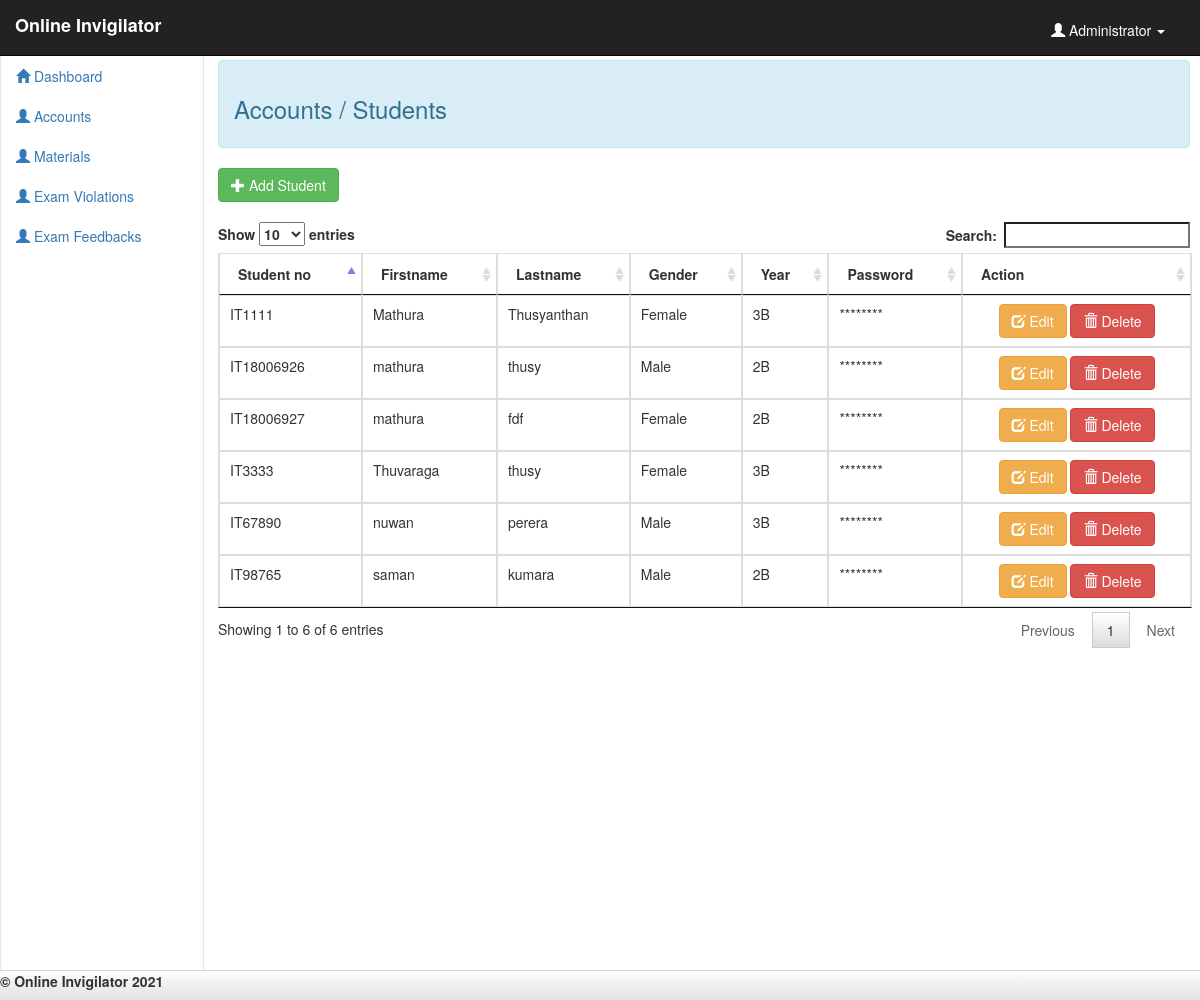
/admin/student.php (signed in), run on the app's committed database.
### tables this page shows
CREATE TABLE `user` (
  `user_id` int(11) NOT NULL,
  `firstname` varchar(50) NOT NULL,
  `lastname` varchar(50) NOT NULL,
  `username` varchar(20) NOT NULL,
  `password` varchar(50) NOT NULL,
  `status` varchar(20) NOT NULL
);

CREATE TABLE `student` (
  `stud_id` int(11) NOT NULL,
  `stud_no` int(10) NOT NULL,
  `firstname` varchar(50) NOT NULL,
  `lastname` varchar(50) NOT NULL,
  `gender` varchar(10) NOT NULL,
  `yr&sec` varchar(5) NOT NULL,
  `password` text NOT NULL
);

### admin/student.php (the view, shortened to what this page needs)
<!DOCTYPE html>
<?php
	require_once 'conn.php'
?>
<html lang = "en">
	<head>
		<link rel = "stylesheet" type = "text/css" href = "css/bootstrap.css" />
		<link rel = "stylesheet" type = "text/css" href = "css/jquery.dataTables.css" />
		<link rel = "stylesheet" type = "text/css" href = "css/style.css" />
	</head>
<body>
	<nav class="navbar navbar-default navbar-fixed-top navbar-inverse">
		<div class="container-fluid">
			<label class="navbar-brand">Online Invigilator</label>
			<?php
				$query = mysqli_query($conn, "SELECT * FROM `user` WHERE `user_id` = '$_SESSION[user]'") or die(mysqli_error());
				$fetch = mysqli_fetch_array($query);
			?>
			<ul class = "nav navbar-right">
				<li class = "dropdown">
					<a class = "user dropdown-toggle" data-toggle = "dropdown" href = "#">
						<span class = "glyphicon glyphicon-user"></span>
						<?php
							echo $fetch['firstname']." ".$fetch['lastname'];
						?>
						<b class = "caret"></b>
					</a>
				</li>
			</ul>
		</div>
	</nav>
	<?php include 'sidebar.php'?>
	<div id = "content">
		<br /><br /><br />
		<div class="alert alert-info"><h3>Accounts / Students</h3></div>
		<button class="btn btn-success" data-toggle="modal" data-target="#form_modal"><span class="glyphicon glyphicon-plus"></span> Add Student</button>
		<br /><br />
		<table id = "table" class="table table-bordered">
			<thead>
				<tr>
					<th>Student no</th>
					<th>Firstname</th>
					<th>Lastname</th>
					<th>Gender</th>
					<th>Year</th>
					<th>Password</th>
					<th>Action</th>
				</tr>
			</thead>
			<tbody>
				<?php
					$query = mysqli_query($conn, "SELECT * FROM `student`") or die(mysqli_error());
					while($fetch = mysqli_fetch_array($query)){
				?>
					<tr class="del_student<?php echo $fetch['stud_id']?>">
						<td>IT<?php echo $fetch['stud_no']?></td>
						<td><?php echo $fetch['firstname']?></td>
						<td><?php echo $fetch['lastname']?></td>
						<td><?php echo $fetch['gender']?></td>
						<td><?php echo $fetch['yr&sec']?></td>
						<td>********</td>
						<td><center><button class="btn btn-warning" data-toggle="modal" data-target="#edit_modal<?php echo $fetch['stud_id']?>"><span class="glyphicon glyphicon-edit"></span> Edit</button>
						<button class="btn btn-danger btn-delete" id="<?php echo $fetch['stud_id']?>" type="button"><span class="glyphicon glyphicon-trash"></span> Delete</button></center></td>
					</tr>
				<?php
					}
				?>
			</tbody>
		</table>
	</div>
	<div id = "footer">
		<label class = "footer-title">&copy; Online Invigilator <?php echo date("Y", strtotime("+8 HOURS"))?></label>
	</div>
</body>
</html>

### admin/sidebar.php (shortened to what this page needs)
<div id="sidebar">
	<ul id = "menu" class = "nav menu">
		<li><a href = "home.php"><i class = "glyphicon glyphicon-home"></i> Dashboard</a></li>
		<li><a href = ""><i class = "glyphicon glyphicon-user"></i> Accounts</a>
		</li>
		<li><a href = ""><i class = "glyphicon glyphicon-user"></i> Materials</a>
	    <li><a href = "exam_status.php"><i class = "glyphicon glyphicon-user"></i> Exam Violations</a>
	    <li><a href = "exam_feedback.php"><i class = "glyphicon glyphicon-user"></i> Exam Feedbacks</a>
	</ul>
</div>

### admin/css/style.css (style rules this page uses)
#footer { height:30px; width:100%; background-image: linear-gradient(#FFF, #EEE 50%, #E4E4E4); background-repeat: no-repeat; filter: none; border: 1px solid #D5D5D5; position: fixed; right: 0; left: 0; z-index: 1030; bottom: 0; border-width: 1px 0 0; }
#sidebar { top:55px; width:17%; position:fixed; height:100%; border:1px solid #e7e7e7; }
.user { color:#fff; margin-top:10px; margin-right:20px; }
#content { float:right; width:81%; margin-right:10px; height:1000px; }

### data on the page
user: firstname "Administrator"
student: stud_no "98765", firstname "saman", lastname "kumara", gender "Male", value "2B"
student: stud_no "67890", firstname "nuwan", lastname "perera", gender "Male", value "3B"
student: stud_no "1111", firstname "Mathura", lastname "Thusyanthan", gender "Female", value "3B"
student: stud_no "18006926", firstname "mathura", lastname "thusy", gender "Male", value "2B"
student: stud_no "3333", firstname "Thuvaraga", lastname "thusy", gender "Female", value "3B"
student: stud_no "18006927", firstname "mathura", lastname "fdf", gender "Female", value "2B"
